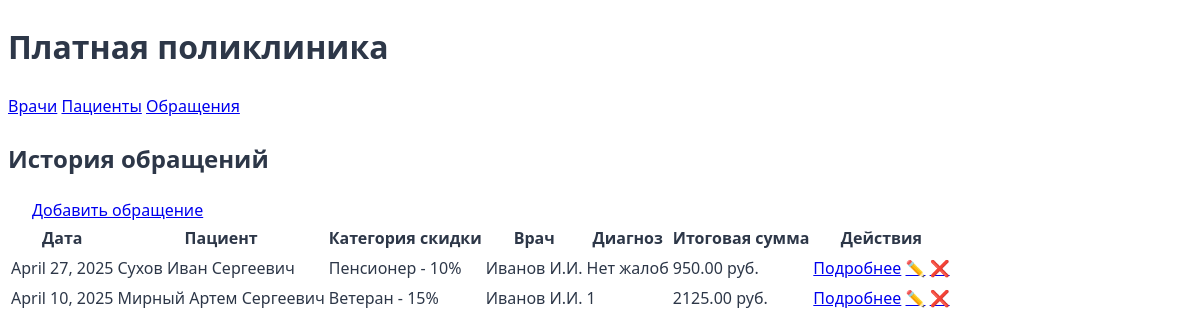
Screenshot of /visits/ with the database file from the repository.
### core/models.py (models this page shows, shortened)
class Visit(models.Model):
    doctor = models.ForeignKey(Doctor, on_delete=models.CASCADE)
    patient = models.ForeignKey(Patient, on_delete=models.CASCADE)
    date = models.DateField("Дата обращения")
    diagnosis = models.TextField("Диагноз")
    base_cost = models.DecimalField("Базовая стоимость", max_digits=10, decimal_places=2)
    discount = models.DecimalField("Скидка (%)", max_digits=5, decimal_places=2, default=0)
    @property
    def final_cost(self):
        return self.base_cost * (1 - self.discount / 100)

class Patient(models.Model):
    DISCOUNT_CATEGORIES = [
        ('none', 'Без скидки'),
        ('pensioner', 'Пенсионер - 10%'),
        ('veteran', 'Ветеран - 15%'),
        ('disabled', 'Инвалид - 20%'),
    ]
    last_name = models.CharField("Фамилия", max_length=50)
    first_name = models.CharField("Имя", max_length=50)
    middle_name = models.CharField("Отчество", max_length=50)
    birth_year = models.IntegerField("Год рождения")
    discount_category = models.CharField(
        "Категория скидки",
        max_length=10,
        choices=DISCOUNT_CATEGORIES,
        default='none'
    )
    @property
    def full_name(self):
        return f"{self.last_name} {self.first_name} {self.middle_name}"

class Doctor(models.Model):
    CATEGORY_CHOICES = [
        ('1', 'Первая'),
        ('2', 'Вторая'),
        ('3', 'Высшая')
    ]
    last_name = models.CharField("Фамилия", max_length=50)
    first_name = models.CharField("Имя", max_length=50)
    middle_name = models.CharField("Отчество", max_length=50)
    specialty = models.CharField("Специальность", max_length=100)
    category = models.CharField("Категория", max_length=1, choices=CATEGORY_CHOICES)
    experience = models.IntegerField("Стаж")
    def __str__(self):
        return f"{self.last_name} {self.first_name[0]}.{self.middle_name[0]}."

### core/views.py (the view)
# urls.py: path('visits/', visits_list, name='visits'),
def visits_list(request):
    visits = Visit.objects.select_related('doctor', 'patient').all()
    return render(request, 'visits.html', {'visits': visits})

### core/templates/visits.html
{% extends "base.html" %}
{% block content %}
    <h2>История обращений</h2>
    <a href="{% url 'add_visit' %}" class="btn">Добавить обращение</a>
    <table>
        <thead>
            <tr>
                <th>Дата</th>
                <th>Пациент</th>
                <th>Категория скидки</th>
                <th>Врач</th>
                <th>Диагноз</th>
                <th>Итоговая сумма</th>
                <th>Действия</th>
            </tr>
        </thead>
        <tbody>
            {% for visit in visits %}
            <tr>
                <td>{{ visit.date }}</td>
                <td>{{ visit.patient.full_name }}</td>
                <td>{{ visit.patient.get_discount_category_display }}</td>
                <td>{{ visit.doctor }}</td>
                <td>{{ visit.diagnosis|truncatechars:30 }}</td>
                <td>{{ visit.final_cost|floatformat:2 }} руб.</td>
                <td>
                    <a href="{% url 'visit_detail' visit.id %}">Подробнее</a>
                    <a href="{% url 'edit_visit' visit.id %}" class="btn-edit">✏️</a>
                    <a href="{% url 'delete_visit' visit.id %}" class="btn-danger">❌</a>
                </td>
            </tr>
            {% endfor %}
        </tbody>
    </table>
{% endblock %}

### core/templates/base.html (shortened to what this page needs)
{% load static %}
<!DOCTYPE html>
<html>
<head>
    <link rel="stylesheet" href="/static/style.css">
</head>
<body>
    <header>
        <h1>Платная поликлиника</h1>
        <nav>
            <a href="/doctors">Врачи</a>
            <a href="/patients">Пациенты</a>
            <a href="/visits">Обращения</a>
        </nav>
    </header>
    <main>
        {% block content %}{% endblock %}
    </main>
</body>
</html>
<link rel="stylesheet" href="https://cdnjs.cloudflare.com/ajax/libs/font-awesome/5.15.4/css/all.min.css">

### core/static/css/style.css (style rules this page uses)
:root { --primary-color: #2A5C82; --secondary-color: #5BA4E6; --accent-color: #FF7E67; --light-bg: #F8FAFC; --text-dark: #2D3748; }
body { font-family: 'Segoe UI', system-ui, sans-serif; color: var(--text-dark); line-height: 1.6; }
.btn { padding: 0.8rem 1.5rem; border-radius: 8px; font-weight: 500; transition: all 0.3s ease; }

### rows the page displays
Visit: date "April 27, 2025", patient.full_name "Сухов Иван Сергеевич", patient.discount_category "Пенсионер - 10%", doctor "Иванов И.И.", diagnosis "Нет жалоб", final_cost "950.00"
Visit: date "April 10, 2025", patient.full_name "Мирный Артем Сергеевич", patient.discount_category "Ветеран - 15%", doctor "Иванов И.И.", diagnosis "1", final_cost "2125.00"
